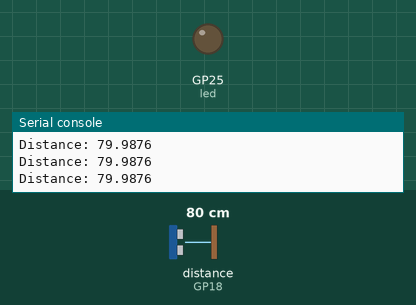
Recording of a program running on a simulated Raspberry Pi Pico running MicroPython. On the bench: output pins drawn as LEDs (lit = HIGH), the last lines printed to the serial console. Inputs (shaded band) come from the test bench; at power-on: distance to the obstacle (sensor on GP18) 80 cm. The echo pulse lasts 58.3 µs per cm; pins used as bus, display or sensor lines are not drawn.

Above: at 1.2 s.
1.3 s: distance to the obstacle (sensor on GP18) set to 12 cm
2.8 s: distance to the obstacle (sensor on GP18) set to 9 cm
At 4.1 s:
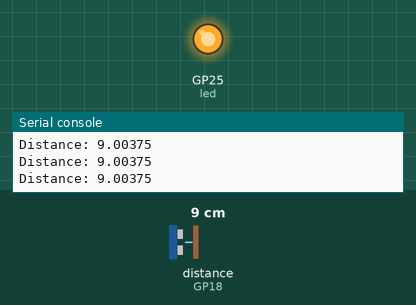
4.5 s: distance to the obstacle (sensor on GP18) set to 18 cm
At 5.5 s:
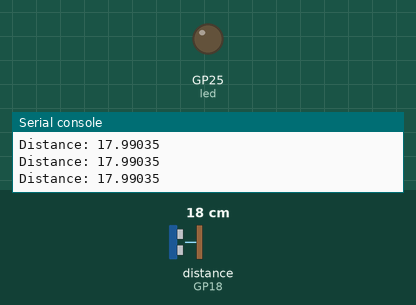
6.0 s: distance to the obstacle (sensor on GP18) set to 2 cm
At 7.0 s:
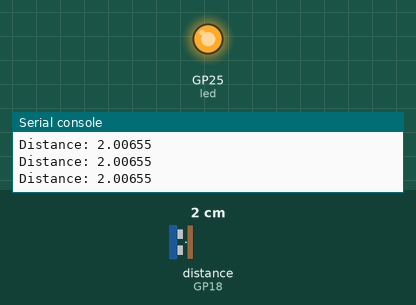
Timing chart, 0 to 8.5 s (numbered marks = the images above; inputs shaded):
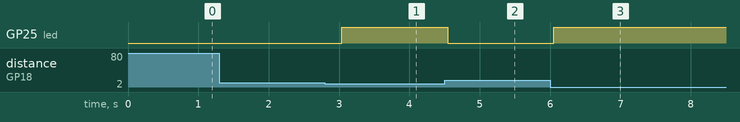

Measured:
- the behaviour switches between 11 and 10 cm on distance to the obstacle (sensor on GP18) (found by bisection; images 0 and 1)
- after the input at 2.8 s, GP25 (led): LOW → HIGH after 0.24 s
- after the input at 4.5 s, GP25 (led): HIGH → LOW at once
- after the input at 6.0 s, GP25 (led): LOW → HIGH after 0.05 s

The program:

sonar.py
```python
from machine import Pin, time_pulse_us
import time

# set up pins for the ultrasonic sensor
TRIG = Pin(19, Pin.OUT)   # trigger pin sends pulse to sensor
ECHO = Pin(18, Pin.IN)    # echo pin receives return signal

# onboard LED on Pico W
led = Pin("LED", Pin.OUT)

while True:

    # send a short trigger pulse to start measurement
    TRIG.value(0)
    time.sleep_us(2)
    TRIG.value(1)
    time.sleep_us(10)
    TRIG.value(0)

    # measure how long the echo pin stays HIGH
    duration = time_pulse_us(ECHO, 1, 30000)

    # if a valid echo was received
    if duration > 0:

        # convert time to distance in centimeters
        distance = (duration * 0.0343) / 2

        # print distance to terminal
        print("Distance:", distance)

        # turn LED on if object is closer than 10 cm
        if distance < 10:
            led.value(1)
        else:
            led.value(0)

    else:
        # print message if no echo detected
        print("No echo")

    # short delay before next measurement
    time.sleep(0.3)
```
